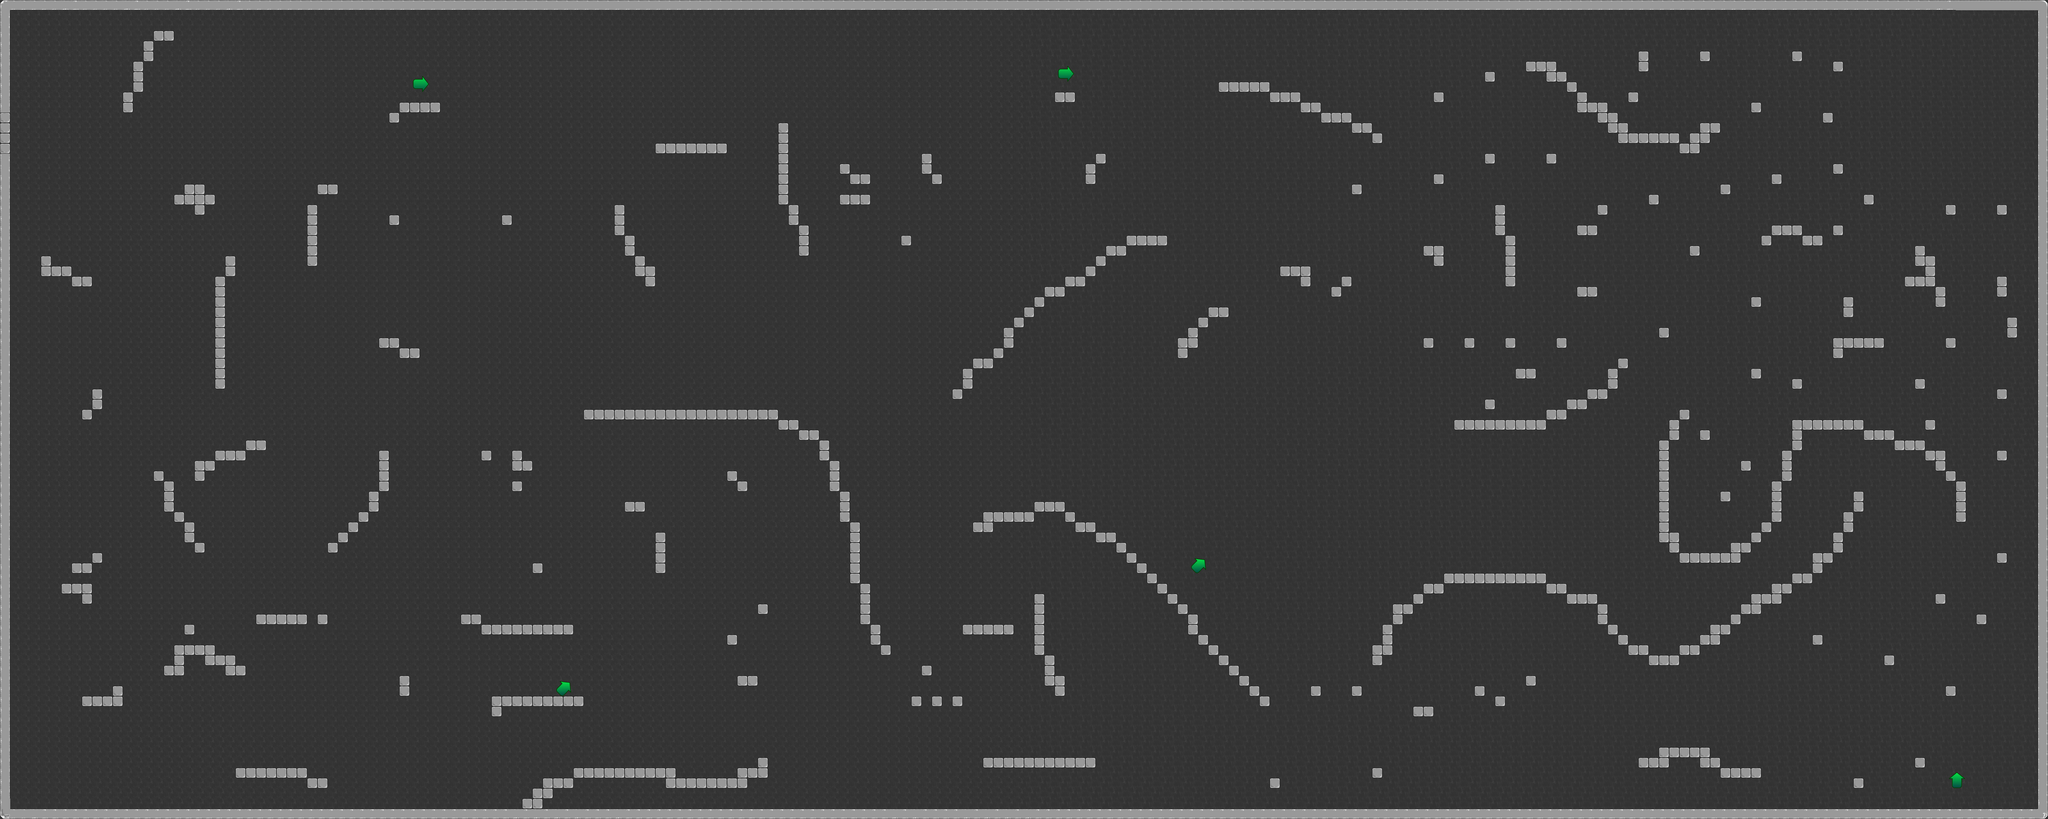

Rendered tile map (Tiled .tmx) drawn with the repository's tilesets; below, a short description and the map source with its tile grids summarised:
An orthogonal 200x80 tile map with 32x32 px tiles, 4 tile layers (BG, FG, solid, wall), 10 tilesets and 30 objects (11x solaris, 11x health_add, 6x monstru, player, end).

<map version="1.0" orientation="orthogonal" width="200" height="80" tilewidth="32" tileheight="32" backgroundcolor="#b8b8b8">
 <properties>
  <property name="gravity" value="1" />
  <property name="speed" value="3" />
 </properties>
 <tileset firstgid="1" name="stone" tilewidth="32" tileheight="32">
  <properties>
   <property name="solid" value="" />
  </properties>
  <image source="stone.png" width="192" height="160" />
 </tileset>
 <tileset firstgid="31" name="pipe" tilewidth="32" tileheight="32">
  <properties>
   <property name="spike" value="" />
  </properties>
  <image source="pipe.png" width="128" height="128" />
 </tileset>
 <tileset firstgid="47" name="stone darker" tilewidth="32" tileheight="32">
  <properties>
   <property name="solid" value="" />
  </properties>
  <image source="stone_darker.png" width="192" height="160" />
 </tileset>
 <tileset firstgid="77" name="decorations" tilewidth="32" tileheight="32">
  <properties>
   <property name="solid" value="" />
  </properties>
  <image source="decorations.png" width="256" height="256" />
 </tileset>
 <tileset firstgid="141" name="small dark tile" tilewidth="32" tileheight="32">
  <image source="small_dark_tile.png" width="64" height="64" />
 </tileset>
 <tileset firstgid="145" name="stone textured" tilewidth="32" tileheight="32">
  <image source="stone_textured.png" width="192" height="160" />
 </tileset>
 <tileset firstgid="175" name="void" tilewidth="32" tileheight="32">
  <image source="void.png" width="128" height="32" />
 </tileset>
 <tileset firstgid="179" name="spike" tilewidth="32" tileheight="32">
  <image source="spike.png" width="512" height="512" />
 </tileset>
 <tileset firstgid="435" name="arrows" tilewidth="32" tileheight="32">
  <image source="arrows.png" width="512" height="512" />
 </tileset>
 <tileset firstgid="691" name="stopper" tilewidth="32" tileheight="32">
  <image source="stopper.png" width="125" height="32" />
 </tileset>
 <layer name="BG" width="200" height="80">
  <data>[16000 cells, 16000 non-empty, 4 distinct tile ids]</data>
 </layer>
 <layer name="FG" width="200" height="80">
  <data>[16000 cells, 0 non-empty, 0 distinct tile ids]</data>
 </layer>
 <layer name="solid" width="200" height="80">
  <data>[16000 cells, 1226 non-empty, 13 distinct tile ids]</data>
 </layer>
 <layer name="wall" width="200" height="80" opacity="0.9">
  <data>[16000 cells, 20 non-empty, 12 distinct tile ids]</data>
 </layer>
 <objectgroup color="#c80003" name="entitati" width="200" height="80">
  <object name="player" x="277" y="2043" width="64" height="64" />
  <object name="solaris" x="5489" y="1953" width="73" height="83" />
  <object name="monstru" x="118" y="2256" width="6140" height="61" />
  <object name="end" x="5863" y="44" width="492" height="481" />
  <object name="health_add" x="2793" y="1609" width="164" height="140" />
  <object name="health_add" x="533" y="433" width="164" height="140" />
  <object name="health_add" x="5805" y="1325" width="164" height="140" />
  <object name="health_add" x="1505" y="1209" width="164" height="140" />
  <object name="health_add" x="2581" y="373" width="164" height="140" />
  <object name="health_add" x="5193" y="289" width="164" height="140" />
  <object name="health_add" x="5189" y="1001" width="164" height="140" />
  <object name="health_add" x="4041" y="669" width="164" height="140" />
  <object name="health_add" x="4501" y="2325" width="164" height="140" />
  <object name="health_add" x="3993" y="1493" width="164" height="140" />
  <object name="health_add" x="853" y="1853" width="164" height="140" />
  <object name="solaris" x="1573" y="1269" width="73" height="83" />
  <object name="solaris" x="4013" y="1109" width="73" height="83" />
  <object name="solaris" x="493" y="681" width="73" height="83" />
  <object name="solaris" x="493" y="681" width="73" height="83" />
  <object name="solaris" x="2917" y="1049" width="73" height="83" />
  <object name="monstru" x="118" y="2256" width="6140" height="61" />
  <object name="monstru" x="118" y="2256" width="6140" height="61" />
  <object name="monstru" x="118" y="2256" width="6140" height="61" />
  <object name="monstru" x="118" y="2256" width="6140" height="61" />
  <object name="monstru" x="118" y="2256" width="6140" height="61" />
  <object name="solaris" x="2157" y="1137" width="73" height="83" />
  <object name="solaris" x="1665" y="1869" width="73" height="83" />
  <object name="solaris" x="5341" y="1457" width="73" height="83" />
  <object name="solaris" x="4653" y="1689" width="73" height="83" />
  <object name="solaris" x="4081" y="2301" width="73" height="83" />
 </objectgroup>
</map>
